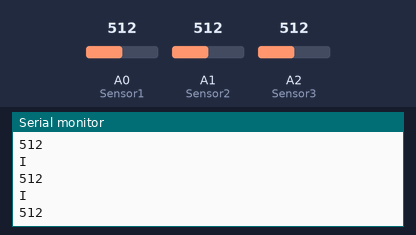
The sketch below on a simulated Arduino Uno, built with avr-gcc and run on an emulated ATmega328P. On the bench: the last lines printed to the serial monitor. The test bench sets the inputs (shaded band); at power-on: A0 (Sensor1) = 512, A1 (Sensor2) = 512, A2 (Sensor3) = 512.

Above: at 1.2 s.
1.3 s: A0 (Sensor1) set to 716
2.8 s: A1 (Sensor2) set to 306
At 3.2 s:
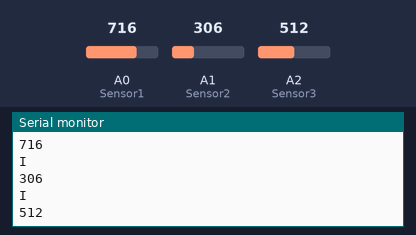
4.3 s: A2 (Sensor3) set to 900
At 4.71 s:
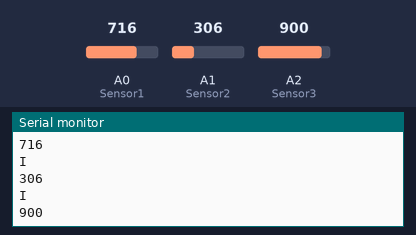
5.8 s: A2 (Sensor3) set to 1023
At 6.21 s:
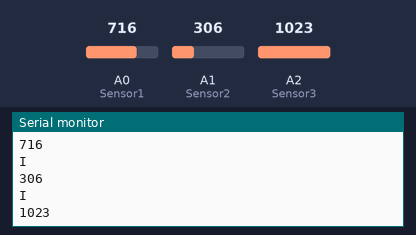
7.3 s: A1 (Sensor2) set to 122
At 7.72 s:
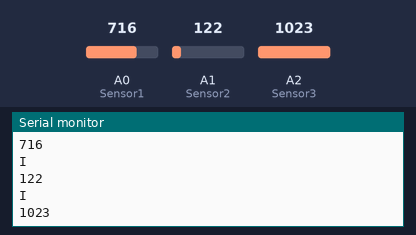
8.8 s: A0 (Sensor1) set to 511
Timing chart, 0 to 11.3 s (numbered marks = the images above; inputs shaded):
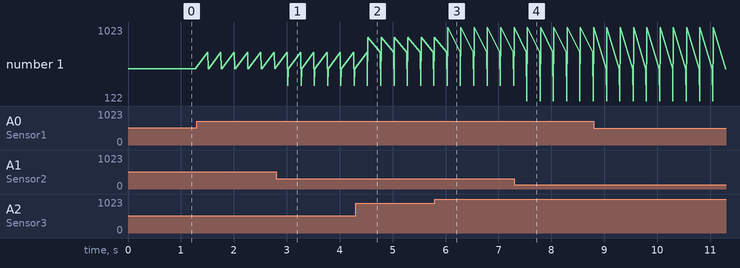

The sketch:

sketch_nov18a.ino
```cpp
int Sensor1 = 0;
int Valor_Sensor1 = 0;
int Sensor2 = 1;
int Valor_Sensor2 = 0;
int Sensor3 = 2;
int Valor_Sensor3 = 0;

void setup(){
  Serial.begin(9600);
}

void loop(){
  Valor_Sensor1 = analogRead(Sensor1);
  Valor_Sensor2 = analogRead(Sensor2);
   Valor_Sensor3 = analogRead(Sensor3);
  Serial.println(Valor_Sensor1);
  Serial.println("I");
  Serial.println(Valor_Sensor2);
    Serial.println("I");
  Serial.println(Valor_Sensor3);
  delay(250);
}
```

Measured:
- after the input at 2.8 s, the serial monitor: prints a new line after 0.22 s (image 1)
- after the input at 4.3 s, the serial monitor: prints a new line after 0.23 s (image 2)
- after the input at 5.8 s, the serial monitor: prints a new line after 0.24 s (image 3)
- after the input at 7.3 s, the serial monitor: prints a new line after 0.24 s (image 4)
- plotted number 1: 512 → 900 after the input at 4.3 s, 900 → 1023 after the input at 5.8 s, 1023 → 511 after the input at 8.8 s
